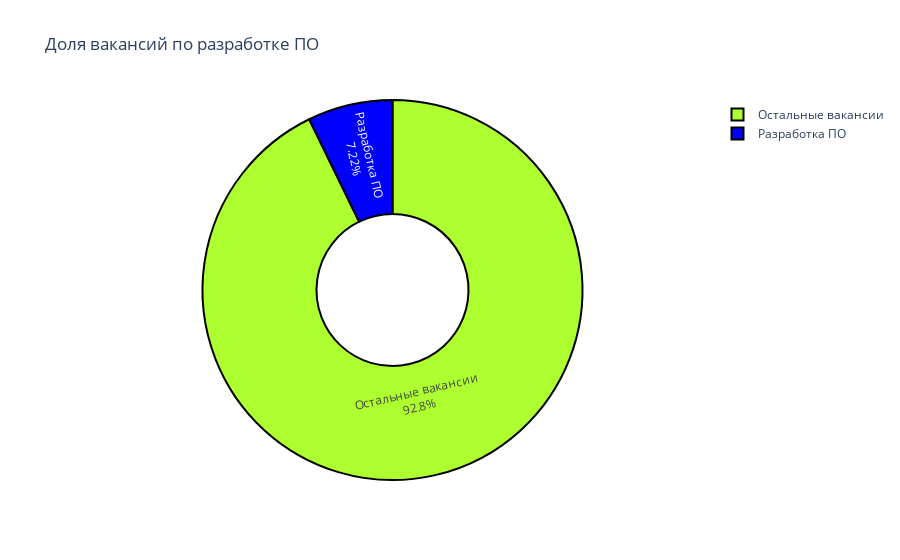

Here is the notebook cell this chart was saved with:
### Code cell
#выводим долю вакансий в сфере разработки ПО по сравнению с остальными
print(f'У {emp_developing_industry} работодателей указана сфера разработки ПО')
fig = px.pie(values=[emp_developing_industry, vacancies - emp_developing_industry], names=['Разработка ПО', 'Остальные вакансии'], title='Доля вакансий по разработке ПО', 
            color=['Разработка ПО', 'Остальные вакансии'],
            color_discrete_map={'Разработка ПО': 'blue', 'Остальные вакансии': 'GreenYellow'})
fig.update_traces(textinfo='percent+label')
fig.update_traces(marker=dict(line=dict(color='#000000', width=2)))
fig.update_traces(hole=0.4)
fig.show()

### Figure 1 — Plotly figure (JSON) as saved in the notebook; plotly's stock layout.template omitted (floating-point values rounded to 4 significant figures)
{"data": [{"customdata": [["Разработка ПО"], ["Остальные вакансии"]], "domain": {"x": [0, 1], "y": [0, 1]}, "hole": 0.4, "hovertemplate": "label=%{label}<br>value=%{value}<br>color=%{customdata[0]}<extra></extra>", "labels": ["Разработка ПО", "Остальные вакансии"], "legendgroup": "", "marker": {"colors": ["blue", "GreenYellow"], "line": {"color": "#000000", "width": 2}}, "name": "", "showlegend": true, "textinfo": "percent+label", "type": "pie", "values": [3553, 45644]}], "layout": {"autosize": true, "legend": {"tracegroupgap": 0}, "title": {"text": "Доля вакансий по разработке ПО"}}}
